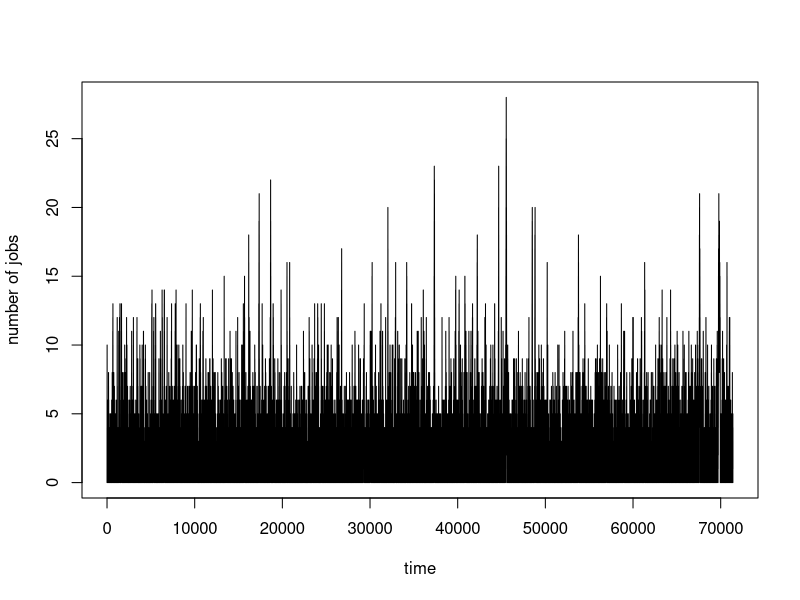
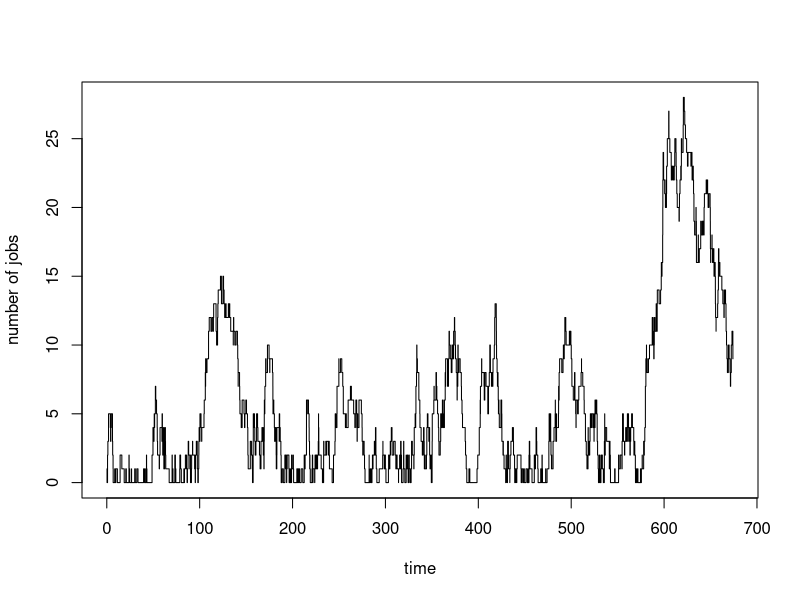

Here is the R script that generated these plots, in order:
## ---- chunk 1
knitr::opts_chunk$set(echo = TRUE)

# This function performs the required simulation.

N=1e5; # overall number of events (departure or arrivals)

lambda=0.7; mu=1; # arrival and service rates

state=0; # set the initial state
Qsim=0;  # average number of jobs in the system

trajectory=c();
events=c();
for (i in 1:N) {

    # which events can occur? when?
    time_2_next_arr=rexp(1,lambda);
    time_2_next_dep=rexp(1,mu);
    trajectory=c(trajectory, state);
    if(state>0) {
        
        Qsim=Qsim+min(time_2_next_dep,time_2_next_arr)*state;
        events=c(events, min(time_2_next_dep,time_2_next_arr));
        
        if (time_2_next_dep<time_2_next_arr) {
            # a departure occurred
             state=state-1;
        } else {
             # an arrival occurred
             state=state+1;
        }
    } else {
        Qsim=Qsim+time_2_next_arr*state; # useless because state==0
        events=c(events, time_2_next_arr);
        state=state+1;    
    }
    
} #for

rho=lambda/mu;
cat("Load rho = ",rho,"\n");
cat("Average number of jobs (simulation) =  ", Qsim/sum(events),'\n');
cat("Average number of jobs (theory)     =  ", rho/(1-rho),'\n');

plot(cumsum(events),trajectory, type = 'S', xlab="time", ylab="number of jobs")

## ---- chunk 2
knitr::opts_chunk$set(echo = TRUE)

# This function performs the required simulation.

N=1e3; # overall number of events (departure or arrivals)

lambda=0.7; mu=1; # arrival and service rates
p=0.7;
state=0; # set the initial state
Qsim=0;  # average number of jobs in the system

trajectory=c();
events=c();
for (i in 1:N) {

    # which events can occur? when?
    time_2_next_arr1=rexp(1,lambda*p);
    time_2_next_arr2=rexp(1,lambda*(1-p));
    time_2_next_dep=rexp(1,mu);
    trajectory=c(trajectory, state);
    if(state>0) {
        
        Qsim=Qsim+min(time_2_next_dep,time_2_next_arr1,time_2_next_arr2)*state;
        events=c(events, min(time_2_next_dep,time_2_next_arr1,time_2_next_arr2));
        
        if (time_2_next_dep<min(time_2_next_arr1,time_2_next_arr2)) {
            # a departure occurred
             state=state-1;
        }
        if (time_2_next_arr1<min(time_2_next_dep,time_2_next_arr2)) {
             # one arrival occurred
             state=state+1;
        }
        if (time_2_next_arr2<min(time_2_next_dep,time_2_next_arr1)) {
             # two arrivals occurred
             state=state+2;
        }
    } else {
        events=c(events, min(time_2_next_arr1,time_2_next_arr2));
        
        if (time_2_next_arr1<time_2_next_arr2) {
             # one arrival occurred
             state=state+1;
        }
        if (time_2_next_arr2<time_2_next_arr1) {
             # two arrivals occurred
             state=state+2;
        }
    }
    
} #for

rho=lambda*(p+2*(1-p))/mu;
cat("Average number of jobs (simulation, rho=",rho,") =  ", Qsim/sum(events),'\n');

plot(cumsum(events),trajectory, type = 'S', xlab="time", ylab="number of jobs")
